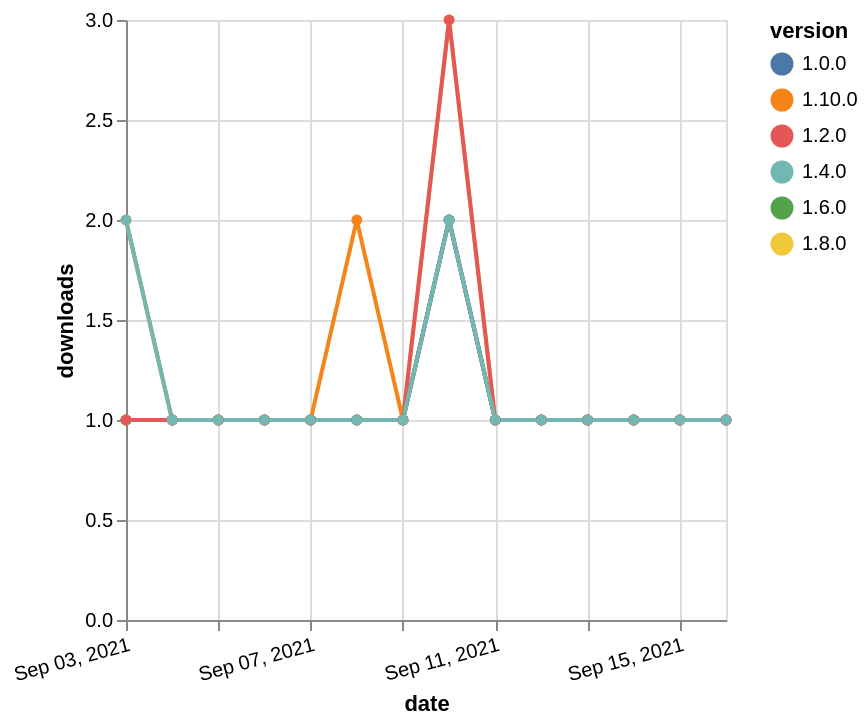

Vega-Lite specification stored for this chart:
### Vega-Lite specification from a JSON file in a GitHub repository (floating-point values rounded to 4 significant figures)
{"$schema": "https://vega.github.io/schema/vega-lite/v5.json", "description": "A simple bar chart with embedded data.", "data": {"values": [{"date": "2021-09-03", "total": 157, "delta": 1, "version": "1.6.0"}, {"date": "2021-09-04", "total": 158, "delta": 1, "version": "1.6.0"}, {"date": "2021-09-05", "total": 159, "delta": 1, "version": "1.6.0"}, {"date": "2021-09-06", "total": 160, "delta": 1, "version": "1.6.0"}, {"date": "2021-09-07", "total": 161, "delta": 1, "version": "1.6.0"}, {"date": "2021-09-08", "total": 162, "delta": 1, "version": "1.6.0"}, {"date": "2021-09-09", "total": 163, "delta": 1, "version": "1.6.0"}, {"date": "2021-09-10", "total": 165, "delta": 2, "version": "1.6.0"}, {"date": "2021-09-11", "total": 166, "delta": 1, "version": "1.6.0"}, {"date": "2021-09-12", "total": 167, "delta": 1, "version": "1.6.0"}, {"date": "2021-09-13", "total": 168, "delta": 1, "version": "1.6.0"}, {"date": "2021-09-14", "total": 169, "delta": 1, "version": "1.6.0"}, {"date": "2021-09-15", "total": 170, "delta": 1, "version": "1.6.0"}, {"date": "2021-09-16", "total": 171, "delta": 1, "version": "1.6.0"}, {"date": "2021-09-03", "total": 177, "delta": 1, "version": "1.8.0"}, {"date": "2021-09-04", "total": 178, "delta": 1, "version": "1.8.0"}, {"date": "2021-09-05", "total": 179, "delta": 1, "version": "1.8.0"}, {"date": "2021-09-06", "total": 180, "delta": 1, "version": "1.8.0"}, {"date": "2021-09-07", "total": 181, "delta": 1, "version": "1.8.0"}, {"date": "2021-09-08", "total": 182, "delta": 1, "version": "1.8.0"}, {"date": "2021-09-09", "total": 183, "delta": 1, "version": "1.8.0"}, {"date": "2021-09-10", "total": 186, "delta": 3, "version": "1.8.0"}, {"date": "2021-09-11", "total": 187, "delta": 1, "version": "1.8.0"}, {"date": "2021-09-12", "total": 188, "delta": 1, "version": "1.8.0"}, {"date": "2021-09-13", "total": 189, "delta": 1, "version": "1.8.0"}, {"date": "2021-09-14", "total": 190, "delta": 1, "version": "1.8.0"}, {"date": "2021-09-15", "total": 191, "delta": 1, "version": "1.8.0"}, {"date": "2021-09-16", "total": 192, "delta": 1, "version": "1.8.0"}, {"date": "2021-09-03", "total": 122, "delta": 2, "version": "1.10.0"}, {"date": "2021-09-04", "total": 123, "delta": 1, "version": "1.10.0"}, {"date": "2021-09-05", "total": 124, "delta": 1, "version": "1.10.0"}, {"date": "2021-09-06", "total": 125, "delta": 1, "version": "1.10.0"}, {"date": "2021-09-07", "total": 126, "delta": 1, "version": "1.10.0"}, {"date": "2021-09-08", "total": 128, "delta": 2, "version": "1.10.0"}, {"date": "2021-09-09", "total": 129, "delta": 1, "version": "1.10.0"}, {"date": "2021-09-10", "total": 131, "delta": 2, "version": "1.10.0"}, {"date": "2021-09-11", "total": 132, "delta": 1, "version": "1.10.0"}, {"date": "2021-09-12", "total": 133, "delta": 1, "version": "1.10.0"}, {"date": "2021-09-13", "total": 134, "delta": 1, "version": "1.10.0"}, {"date": "2021-09-14", "total": 135, "delta": 1, "version": "1.10.0"}, {"date": "2021-09-15", "total": 136, "delta": 1, "version": "1.10.0"}, {"date": "2021-09-16", "total": 137, "delta": 1, "version": "1.10.0"}, {"date": "2021-09-03", "total": 234, "delta": 1, "version": "1.0.0"}, {"date": "2021-09-04", "total": 235, "delta": 1, "version": "1.0.0"}, {"date": "2021-09-05", "total": 236, "delta": 1, "version": "1.0.0"}, {"date": "2021-09-06", "total": 237, "delta": 1, "version": "1.0.0"}, {"date": "2021-09-07", "total": 238, "delta": 1, "version": "1.0.0"}, {"date": "2021-09-08", "total": 239, "delta": 1, "version": "1.0.0"}, {"date": "2021-09-09", "total": 240, "delta": 1, "version": "1.0.0"}, {"date": "2021-09-10", "total": 242, "delta": 2, "version": "1.0.0"}, {"date": "2021-09-11", "total": 243, "delta": 1, "version": "1.0.0"}, {"date": "2021-09-12", "total": 244, "delta": 1, "version": "1.0.0"}, {"date": "2021-09-13", "total": 245, "delta": 1, "version": "1.0.0"}, {"date": "2021-09-14", "total": 246, "delta": 1, "version": "1.0.0"}, {"date": "2021-09-15", "total": 247, "delta": 1, "version": "1.0.0"}, {"date": "2021-09-16", "total": 248, "delta": 1, "version": "1.0.0"}, {"date": "2021-09-03", "total": 335, "delta": 1, "version": "1.2.0"}, {"date": "2021-09-04", "total": 336, "delta": 1, "version": "1.2.0"}, {"date": "2021-09-05", "total": 337, "delta": 1, "version": "1.2.0"}, {"date": "2021-09-06", "total": 338, "delta": 1, "version": "1.2.0"}, {"date": "2021-09-07", "total": 339, "delta": 1, "version": "1.2.0"}, {"date": "2021-09-08", "total": 340, "delta": 1, "version": "1.2.0"}, {"date": "2021-09-09", "total": 341, "delta": 1, "version": "1.2.0"}, {"date": "2021-09-10", "total": 344, "delta": 3, "version": "1.2.0"}, {"date": "2021-09-11", "total": 345, "delta": 1, "version": "1.2.0"}, {"date": "2021-09-12", "total": 346, "delta": 1, "version": "1.2.0"}, {"date": "2021-09-13", "total": 347, "delta": 1, "version": "1.2.0"}, {"date": "2021-09-14", "total": 348, "delta": 1, "version": "1.2.0"}, {"date": "2021-09-15", "total": 349, "delta": 1, "version": "1.2.0"}, {"date": "2021-09-16", "total": 350, "delta": 1, "version": "1.2.0"}, {"date": "2021-09-03", "total": 188, "delta": 2, "version": "1.4.0"}, {"date": "2021-09-04", "total": 189, "delta": 1, "version": "1.4.0"}, {"date": "2021-09-05", "total": 190, "delta": 1, "version": "1.4.0"}, {"date": "2021-09-06", "total": 191, "delta": 1, "version": "1.4.0"}, {"date": "2021-09-07", "total": 192, "delta": 1, "version": "1.4.0"}, {"date": "2021-09-08", "total": 193, "delta": 1, "version": "1.4.0"}, {"date": "2021-09-09", "total": 194, "delta": 1, "version": "1.4.0"}, {"date": "2021-09-10", "total": 196, "delta": 2, "version": "1.4.0"}, {"date": "2021-09-11", "total": 197, "delta": 1, "version": "1.4.0"}, {"date": "2021-09-12", "total": 198, "delta": 1, "version": "1.4.0"}, {"date": "2021-09-13", "total": 199, "delta": 1, "version": "1.4.0"}, {"date": "2021-09-14", "total": 200, "delta": 1, "version": "1.4.0"}, {"date": "2021-09-15", "total": 201, "delta": 1, "version": "1.4.0"}, {"date": "2021-09-16", "total": 202, "delta": 1, "version": "1.4.0"}]}, "width": "container", "mark": {"type": "line", "point": {"filled": true}}, "encoding": {"x": {"field": "date", "type": "temporal", "timeUnit": "yearmonthdate", "title": "date", "axis": {"labelAngle": -15}}, "y": {"field": "delta", "type": "quantitative", "title": "downloads"}, "color": {"field": "version", "type": "nominal"}, "tooltip": {"field": "delta"}}}
